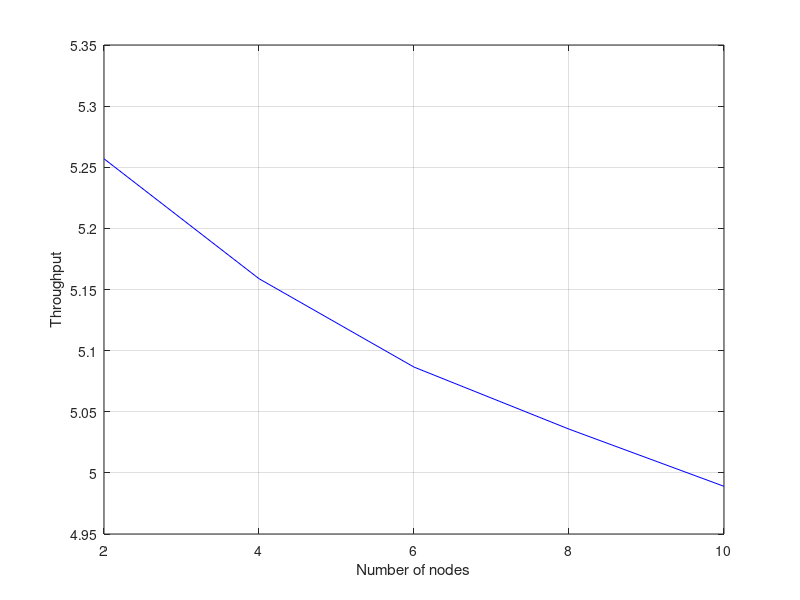

This figure's MATLAB source:
clc
clear
close all
z=1;
for n=2:2:10
window=ones(1,n)+1;%indicates the window size of users    
count=0;%indicates #zero backoff in each step
suc_tr_num=0;%# successful tx
used_time=0;
a=zeros(1,n);
bkf_t=randi(2,1,n)-1;%denotes the backoff time vector
while used_time<100000
    count=0;
for i=1:n
    if bkf_t(i)==0
        count=count+1;
        a(i)=1;
        m=i;
    end
  end
if count==0 %%% idle slot
    bkf_t=bkf_t-1;
    used_time=used_time+1;
elseif count==1  %%% successful tx
    used_time=used_time+18; 
    suc_tr_num=suc_tr_num+1;
    bkf_t=bkf_t-1;
    bkf_t(m)=randi(2,1,1)-1;
    window(m)=2; %%%reset the window
elseif count>=1 %%% collision
    for g=1:n
        if a(g)==1
        if window(g)<64
            window(g)=2*window(g);    
        end
        bkf_t(g)=randi(window(g),1,1);
        end
    end
    used_time=used_time+3;
    bkf_t=bkf_t-1;
end
end
throughput(z)=100*suc_tr_num/used_time;
z=z+1;
end
plot(2:2:10,throughput,'b')    
grid on
ylabel('Throughput')
xlabel('Number of nodes')